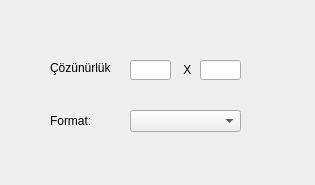
<?xml version="1.0" encoding="UTF-8"?>
<ui version="4.0">
 <class>OptionMenu</class>
 <widget class="QDialog" name="OptionMenu">
  <property name="geometry">
   <rect>
    <x>0</x>
    <y>0</y>
    <width>315</width>
    <height>185</height>
   </rect>
  </property>
  <property name="windowTitle">
   <string>OptionMenu</string>
  </property>
  <widget class="QLabel" name="label">
   <property name="geometry">
    <rect>
     <x>50</x>
     <y>60</y>
     <width>61</width>
     <height>16</height>
    </rect>
   </property>
   <property name="text">
    <string>Çözünürlük:</string>
   </property>
  </widget>
  <widget class="QLabel" name="label_2">
   <property name="geometry">
    <rect>
     <x>50</x>
     <y>110</y>
     <width>47</width>
     <height>21</height>
    </rect>
   </property>
   <property name="text">
    <string>Format:</string>
   </property>
  </widget>
  <widget class="QComboBox" name="comboBox">
   <property name="geometry">
    <rect>
     <x>130</x>
     <y>110</y>
     <width>111</width>
     <height>22</height>
    </rect>
   </property>
   <property name="currentIndex">
    <number>-1</number>
   </property>
   <property name="maxVisibleItems">
    <number>3</number>
   </property>
  </widget>
  <widget class="QLineEdit" name="lineEdit">
   <property name="geometry">
    <rect>
     <x>130</x>
     <y>60</y>
     <width>41</width>
     <height>20</height>
    </rect>
   </property>
  </widget>
  <widget class="QLineEdit" name="lineEdit_2">
   <property name="geometry">
    <rect>
     <x>200</x>
     <y>60</y>
     <width>41</width>
     <height>20</height>
    </rect>
   </property>
  </widget>
  <widget class="QLabel" name="label_3">
   <property name="geometry">
    <rect>
     <x>180</x>
     <y>60</y>
     <width>16</width>
     <height>20</height>
    </rect>
   </property>
   <property name="text">
    <string> X</string>
   </property>
  </widget>
 </widget>
 <layoutdefault spacing="6" margin="11"/>
 <resources/>
 <connections/>
</ui>
